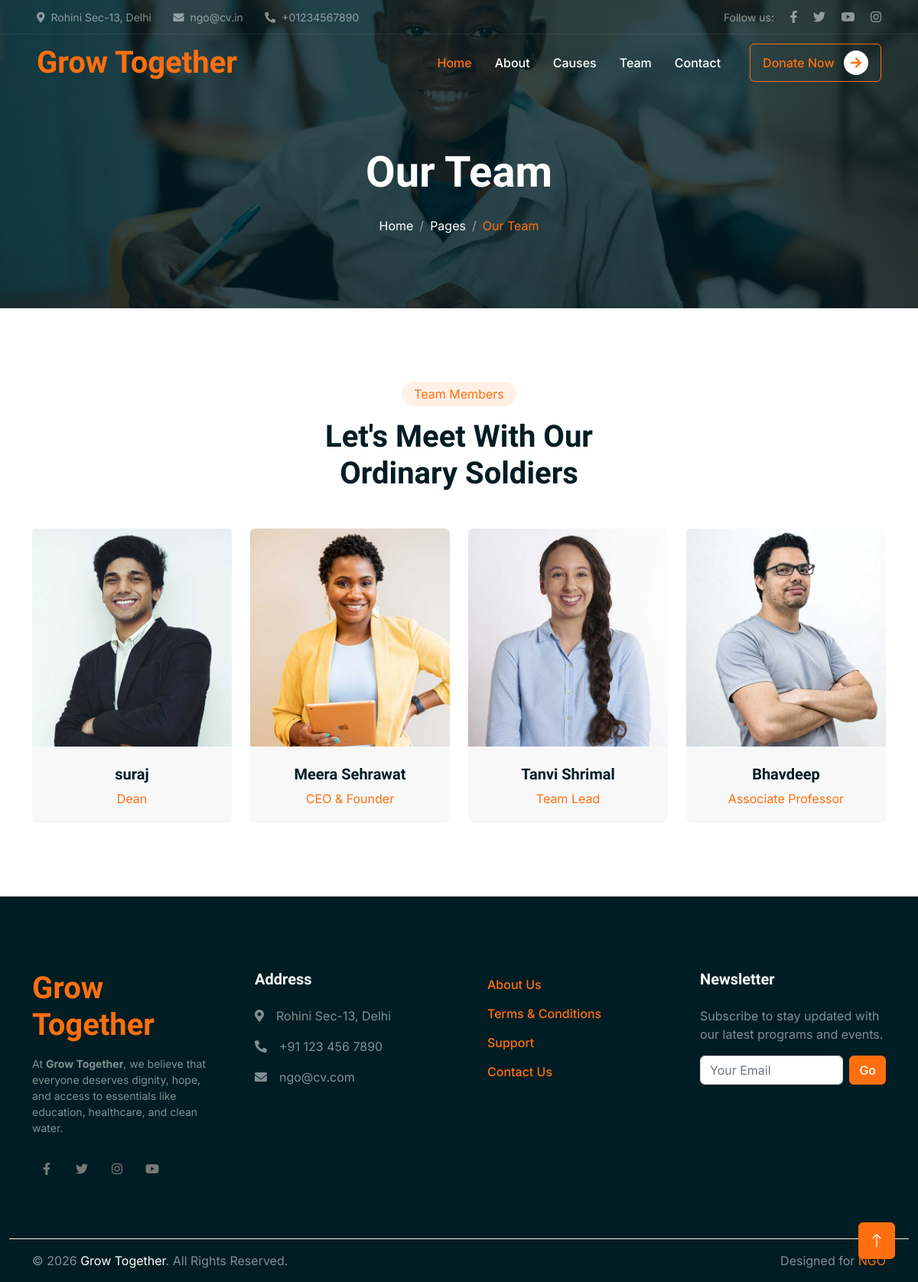
The app's page /team.php with its own data.
### tables this page shows
CREATE TABLE `websetting` (
  `id` int(11) NOT NULL,
  `about_title` varchar(255) DEFAULT NULL,
  `about_subtitle` varchar(255) DEFAULT NULL,
  `about_description` text DEFAULT NULL,
  `our_mission` varchar(255) NOT NULL,
  `about_image` varchar(255) DEFAULT NULL,
  `facebook_link` varchar(255) DEFAULT NULL,
  `instagram_link` varchar(255) DEFAULT NULL,
  `twitter_link` varchar(255) DEFAULT NULL,
  `youtube_link` varchar(255) DEFAULT NULL,
  `logo_image` varchar(255) DEFAULT NULL,
  `meta_title` varchar(255) DEFAULT NULL,
  `meta_description` text DEFAULT NULL,
  `meta_keywords` text DEFAULT NULL,
  `email1` varchar(100) DEFAULT NULL,
  `email2` varchar(100) DEFAULT NULL,
  `phone1` varchar(20) DEFAULT NULL,
  `phone2` varchar(20) DEFAULT NULL,
  `address1` text DEFAULT NULL,
  `address2` text DEFAULT NULL,
  `our_commitment` varchar(255) NOT NULL,
  `url` varchar(255) NOT NULL,
  `logo_text` varchar(255) NOT NULL
);

CREATE TABLE `team` (
  `id` int(11) NOT NULL,
  `title` varchar(255) DEFAULT NULL,
  `post` varchar(255) NOT NULL,
  `description` text DEFAULT NULL,
  `image` varchar(255) DEFAULT NULL,
  `meta_title` varchar(255) DEFAULT NULL,
  `meta_description` text DEFAULT NULL,
  `meta_keywords` text DEFAULT NULL,
  `created_at` datetime DEFAULT current_timestamp(),
  `facebook_url` varchar(255) NOT NULL,
  `twitter_url` varchar(255) NOT NULL,
  `instagram_url` varchar(255) NOT NULL
);

### team.php (the view, shortened to what this page needs)
<!DOCTYPE html>
<html lang="en">
<head>
<?php include 'include/head.php'; ?>
</head>
<body>
          <?php include 'include/navbar.php'; ?>
    <div class="container-fluid page-header mb-5 wow fadeIn" data-wow-delay="0.1s">
        <div class="container text-center">
            <h1 class="display-4 text-white animated slideInDown mb-4">Our Team</h1>
            <nav aria-label="breadcrumb animated slideInDown">
                <ol class="breadcrumb justify-content-center mb-0">
                    <li class="breadcrumb-item"><a class="text-white" href="#">Home</a></li>
                    <li class="breadcrumb-item"><a class="text-white" href="#">Pages</a></li>
                    <li class="breadcrumb-item text-primary active" aria-current="page">Our Team</li>
                </ol>
            </nav>
        </div>
    </div>
    <div class="container-xxl py-5">
        <div class="container">
            <div class="text-center mx-auto mb-5 wow fadeInUp" data-wow-delay="0.1s" style="max-width: 500px;">
                <div class="d-inline-block rounded-pill bg-secondary text-primary py-1 px-3 mb-3">Team Members</div>
                <h1 class="display-6 mb-5">Let's Meet With Our Ordinary Soldiers</h1>
            </div>
            <div class="row g-4">
                     <?php
            $sql = mysqli_query($conn, "SELECT * FROM team") or die(mysqli_error($conn));
            while ($row = mysqli_fetch_assoc($sql)) {
            ?>
                <div class="col-lg-3 col-md-6 wow fadeInUp" data-wow-delay="0.1s">
                    <div class="team-item position-relative rounded overflow-hidden">
                        <div class="overflow-hidden">
                            <img class="img-fluid" src="admin/uploads/<?= htmlspecialchars($row['image']) ?>" alt="">
                        </div>
                        <div class="team-text bg-light text-center p-4">
                            <h5><?= htmlspecialchars($row['title']) ?></h5>
                            <p class="text-primary"><?= htmlspecialchars($row['post']) ?></p>
                        </div>
                    </div>
                </div>
                 <?php } ?>
            </div>
        </div>
    </div>
    <?php include 'include/footer.php'; ?>
    <?php include 'include/script.php'; ?></body>
</html>

### include/navbar.php (shortened to what this page needs)
    <?php
include 'admin/db.php';
$result = $conn->query("SELECT * FROM websetting WHERE id = 1");
$row = $result ? $result->fetch_assoc() : [];
?>
    <div class="container-fluid fixed-top px-0 wow fadeIn" data-wow-delay="0.1s">
        <div class="top-bar text-white-50 row gx-0 align-items-center d-none d-lg-flex">
            <div class="col-lg-6 px-5 text-start">
                <small><i class="fa fa-map-marker-alt me-2"></i><?= htmlspecialchars($row['address1']) ?></small>
                <small class="ms-4"><i class="fa fa-envelope me-2"></i><?= htmlspecialchars($row['email1']) ?></small>
                <small class="ms-4"><i class="fa fa-phone-alt me-2"></i><?= htmlspecialchars($row['phone1']) ?></small>
            </div>
            <div class="col-lg-6 px-5 text-end">
                <small>Follow us:</small>
                <a class="text-white-50 ms-3" href="<?= htmlspecialchars($row['facebook_link']) ?>"><i class="fab fa-facebook-f"></i></a>
                <a class="text-white-50 ms-3" href="<?= htmlspecialchars($row['twitter_link']) ?>"><i class="fab fa-twitter"></i></a>
                <a class="text-white-50 ms-3" href="<?= htmlspecialchars($row['youtube_link']) ?>"><i class="fab fa-youtube"></i></a>
                <a class="text-white-50 ms-3" href="<?= htmlspecialchars($row['instagram_link']) ?>"><i class="fab fa-instagram"></i></a>
            </div>
        </div>
        <nav class="navbar navbar-expand-lg navbar-dark py-lg-0 px-lg-5 wow fadeIn" data-wow-delay="0.1s">
            <a href="index.html" class="navbar-brand ms-4 ms-lg-0 d-flex align-items-center">
    <h1 class="fw-bold text-primary m-0"><?= htmlspecialchars($row['logo_text']) ?><span class="text-white"></span></h1>
</a>
            <div class="collapse navbar-collapse" id="navbarCollapse">
                <div class="navbar-nav ms-auto p-4 p-lg-0">
                    <a href="index.php" class="nav-item nav-link active">Home</a>
                    <a href="about.php" class="nav-item nav-link">About</a>
                    <a href="causes.php" class="nav-item nav-link">Causes</a>
                    <a href="team.php" class="nav-item nav-link">Team</a>
                    <a href="contact.php" class="nav-item nav-link">Contact</a>
                </div>
                <div class="d-none d-lg-flex ms-2">
                    <a class="btn btn-outline-primary py-2 px-3" href="donate.php">
                        Donate Now
                        <div class="d-inline-flex btn-sm-square bg-white text-primary rounded-circle ms-2">
                            <i class="fa fa-arrow-right"></i>
                        </div>
                    </a>
                </div>
            </div>
        </nav>
    </div>

### include/footer.php (shortened to what this page needs)
<?php
include 'admin/db.php';
$stmt = $conn->prepare("SELECT * FROM websetting WHERE id = ?");
$stmt->bind_param("i", $id);
$stmt->execute();
$result = $stmt->get_result();
$row = $result ? $result->fetch_assoc() : [];
?>
<footer class="container-fluid bg-dark text-white-50 mt-5 pt-5 wow fadeIn" data-wow-delay="0.1s">
    <div class="container py-5">
        <div class="row g-5">
            <div class="col-lg-3 col-md-6">
                <h1 class="fw-bold text-primary mb-3">
                    <?= htmlspecialchars($row['logo_text'] ?? 'Grow Together') ?>
                </h1>
                <p class="small">
                    At <strong>Grow Together</strong>, we believe that everyone deserves dignity, hope,
                    and access to essentials like education, healthcare, and clean water.
                </p>
                <div class="d-flex pt-2">
                    <a class="btn btn-square me-2" href="https://www.facebook.com" target="_blank" aria-label="Facebook"><i class="fab fa-facebook-f"></i></a>
                    <a class="btn btn-square me-2" href="https://twitter.com" target="_blank" aria-label="Twitter"><i class="fab fa-twitter"></i></a>
                    <a class="btn btn-square me-2" href="https://www.instagram.com" target="_blank" aria-label="Instagram"><i class="fab fa-instagram"></i></a>
                    <a class="btn btn-square" href="https://www.youtube.com" aria-label="YouTube"><i class="fab fa-youtube"></i></a>
                </div>
            </div>
            <div class="col-lg-3 col-md-6">
                <h5 class="text-light mb-4">Address</h5>
                <p><i class="fa fa-map-marker-alt me-3"></i>Rohini Sec-13, Delhi</p>
                <p><i class="fa fa-phone-alt me-3"></i>+91 123 456 7890</p>
                <p><i class="fa fa-envelope me-3"></i>ngo@cv.com</p>
            </div>
            <div class="col-lg-3 col-md-6">
               <a class="btn btn-link d-block text-start" href="about.php">About Us</a>
               <a class="btn btn-link d-block text-start" href="causes.php">Terms & Conditions</a>
               <a class="btn btn-link d-block text-start" href="team.php">Support</a>
               <a class="btn btn-link d-block text-start" href="contact.php">Contact Us</a>
            </div>
            <div class="col-lg-3 col-md-6">
                <h5 class="text-light mb-4">Newsletter</h5>
                <p>Subscribe to stay updated with our latest programs and events.</p>
                <form action="contact.php" method="post" class="d-flex">
                    <input type="email" name="email" class="form-control me-2" placeholder="Your Email" required>
                    <button class="btn btn-primary" type="submit">Go</button>
                </form>
            </div>
        </div>
    </div>
    <div class="container-fluid border-top border-secondary py-3 mt-4">
        <div class="container d-flex flex-column flex-md-row justify-content-between align-items-center text-center text-md-start">
            <p class="mb-2 mb-md-0">
                &copy; <?= date('Y') ?> <a href="#" class="text-white">Grow Together</a>. All Rights Reserved.
            </p>
            <p class="mb-0">
                Designed for <a href="#" class="text-primary">NGO</a>
            </p>
        </div>
    </div>
    <a href="#" class="btn btn-lg btn-primary btn-lg-square back-to-top"><i class="bi bi-arrow-up"></i></a>
</footer>

### css/style.css (style rules this page uses)
:root { --primary: #FF6F0F; --secondary: #FFF0E6; --light: #F8F8F9; --dark: #001D23; }
.back-to-top { position: fixed; display: none; right: 30px; bottom: 30px; z-index: 99; }
.btn { font-weight: 500; transition: .5s; }
.btn.btn-primary, .btn.btn-outline-primary:hover { color: #FFFFFF; }
.btn-square { width: 38px; height: 38px; }
.btn-sm-square { width: 32px; height: 32px; }
.btn-lg-square { width: 48px; height: 48px; }
.btn-square, .btn-sm-square, .btn-lg-square { padding: 0; display: flex; align-items: center; justify-content: center; font-weight: normal; }
.fixed-top { transition: .5s; }
.top-bar { height: 45px; border-bottom: 1px solid rgba(255, 255, 255, .07); }
.navbar .navbar-nav .nav-link { margin-right: 30px; padding: 25px 0; color: #FFFFFF; font-weight: 500; outline: none; }
.navbar .navbar-nav .nav-link:hover, .navbar .navbar-nav .nav-link.active { color: var(--primary); }
.page-header { padding-top: 12rem; padding-bottom: 6rem; background: linear-gradient(rgba(0, 29, 35, .8), rgba(0, 29, 35, .8)), url(../img/carousel-1.jpg) center center no-repeat; background-size: cover; }
.page-header .breadcrumb-item+.breadcrumb-item::before { color: #999999; }
.team-item img { position: relative; top: 0; transition: .5s; }
.team-item .team-text { position: relative; height: 100px; transition: .5s; }

### records on screen
websetting: address1 "Rohini Sec-13, Delhi", email1 "ngo@cv.in", phone1 "+01234567890", logo_text "Grow Together"
team: image (picture), title "suraj", post "Dean"
team: image (picture), title "Meera Sehrawat", post "CEO & Founder"
team: image (picture), title "Tanvi Shrimal", post "Team Lead"
team: image (picture), title "Bhavdeep", post "Associate Professor"
